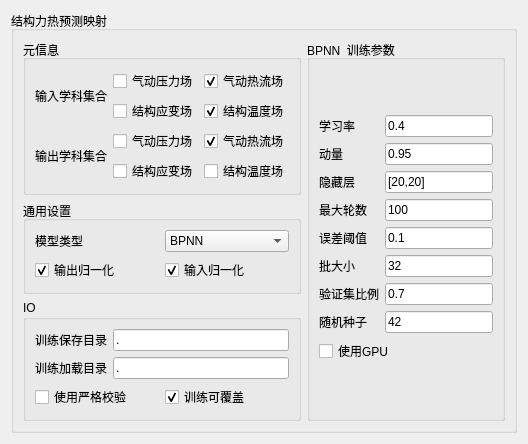
                 <widget class="QWidget" name="page_17">
                  <layout class="QGridLayout" name="gridLayout_42">
                   <item row="0" column="0">
                    <widget class="QGroupBox" name="groupBox_53">
                     <property name="title">
                      <string>结构力热预测映射</string>
                     </property>
                     <layout class="QGridLayout" name="gridLayout_28">
                      <item row="0" column="0">
                       <layout class="QVBoxLayout" name="verticalLayout_69">
                        <item>
                         <widget class="QGroupBox" name="groupBox_54">
                          <property name="title">
                           <string>元信息</string>
                          </property>
                          <layout class="QGridLayout" name="gridLayout_29">
                           <item row="0" column="0">
                            <widget class="QLabel" name="label_53">
                             <property name="text">
                              <string>输⼊学科集合</string>
                             </property>
                            </widget>
                           </item>
                           <item row="0" column="1">
                            <layout class="QHBoxLayout" name="horizontalLayout_69">
                             <item>
                              <layout class="QVBoxLayout" name="verticalLayout_70">
                               <item>
                                <widget class="QCheckBox" name="PIn_2">
                                 <property name="text">
                                  <string>⽓动压⼒场</string>
                                 </property>
                                </widget>
                               </item>
                               <item>
                                <widget class="QCheckBox" name="SIn_2">
                                 <property name="text">
                                  <string>结构应变场</string>
                                 </property>
                                </widget>
                               </item>
                              </layout>
                             </item>
                             <item>
                              <layout class="QVBoxLayout" name="verticalLayout_71">
                               <item>
                                <widget class="QCheckBox" name="KIn_2">
                                 <property name="text">
                                  <string>⽓动热流场</string>
                                 </property>
                                 <property name="checked">
                                  <bool>true</bool>
                                 </property>
                                </widget>
                               </item>
                               <item>
                                <widget class="QCheckBox" name="TIn_2">
                                 <property name="text">
                                  <string>结构温度场</string>
                                 </property>
                                 <property name="checked">
                                  <bool>true</bool>
                                 </property>
                                </widget>
                               </item>
                              </layout>
                             </item>
                            </layout>
                           </item>
                           <item row="1" column="0">
                            <widget class="QLabel" name="label_54">
                             <property name="text">
                              <string>输出学科集合</string>
                             </property>
                            </widget>
                           </item>
                           <item row="1" column="1">
                            <layout class="QHBoxLayout" name="horizontalLayout_70">
                             <item>
                              <layout class="QVBoxLayout" name="verticalLayout_72">
                               <item>
                                <widget class="QCheckBox" name="POut_2">
                                 <property name="text">
                                  <string>⽓动压⼒场</string>
                                 </property>
                                </widget>
                               </item>
                               <item>
                                <widget class="QCheckBox" name="SOut_2">
                                 <property name="text">
                                  <string>结构应变场</string>
                                 </property>
                                </widget>
                               </item>
                              </layout>
                             </item>
                             <item>
                              <layout class="QVBoxLayout" name="verticalLayout_73">
                               <item>
                                <widget class="QCheckBox" name="KOut_2">
                                 <property name="text">
                                  <string>⽓动热流场</string>
                                 </property>
                                 <property name="checked">
                                  <bool>true</bool>
                                 </property>
                                </widget>
                               </item>
                               <item>
                                <widget class="QCheckBox" name="TOut_2">
                                 <property name="text">
                                  <string>结构温度场</string>
                                 </property>
                                </widget>
                               </item>
                              </layout>
                             </item>
                            </layout>
                           </item>
                          </layout>
                         </widget>
                        </item>
                        <item>
                         <widget class="QGroupBox" name="groupBox_55">
                          <property name="title">
                           <string>通⽤设置</string>
                          </property>
                          <layout class="QGridLayout" name="gridLayout_30">
                           <item row="0" column="0">
                            <layout class="QHBoxLayout" name="horizontalLayout_71">
                             <item>
                              <widget class="QLabel" name="label_55">
                               <property name="text">
                                <string>模型类型</string>
                               </property>
                              </widget>
                             </item>
                             <item>
                              <widget class="QComboBox" name="comboBox_ForecastType_2">
                               <item>
                                <property name="text">
                                 <string>BPNN</string>
                                </property>
                               </item>
                              </widget>
                             </item>
                            </layout>
                           </item>
                           <item row="1" column="0">
                            <layout class="QHBoxLayout" name="horizontalLayout_72">
                             <item>
                              <widget class="QCheckBox" name="checkBox_ForecastOut_2">
                               <property name="text">
                                <string>输出归⼀化</string>
                               </property>
                               <property name="checked">
                                <bool>true</bool>
                               </property>
                              </widget>
                             </item>
                             <item>
                              <widget class="QCheckBox" name="checkBox_ForecastIn_2">
                               <property name="text">
                                <string>输⼊归⼀化</string>
                               </property>
                               <property name="checked">
                                <bool>true</bool>
                               </property>
                              </widget>
                             </item>
                            </layout>
                           </item>
                          </layout>
                         </widget>
                        </item>
                        <item>
                         <widget class="QGroupBox" name="groupBox_56">
                          <property name="title">
                           <string>IO</string>
                          </property>
                          <layout class="QGridLayout" name="gridLayout_31">
                           <item row="0" column="0">
                            <layout class="QGridLayout" name="gridLayout_32">
                             <item row="0" column="0">
                              <layout class="QGridLayout" name="gridLayout_33">
                               <item row="0" column="1">
                                <widget class="QLineEdit" name="lineEdit_Forecast_Savedir_2">
                                 <property name="text">
                                  <string>.</string>
                                 </property>
                                </widget>
                               </item>
                               <item row="1" column="0">
                                <widget class="QLabel" name="label_56">
                                 <property name="text">
                                  <string>训练加载⽬录</string>
                                 </property>
                                </widget>
                               </item>
                               <item row="0" column="0">
                                <widget class="QLabel" name="label_57">
                                 <property name="text">
                                  <string>训练保存⽬录</string>
                                 </property>
                                </widget>
                               </item>
                               <item row="1" column="1">
                                <widget class="QLineEdit" name="lineEdit_Forecast_Loaddir_2">
                                 <property name="text">
                                  <string>.</string>
                                 </property>
                                </widget>
                               </item>
                              </layout>
                             </item>
                             <item row="1" column="0">
                              <layout class="QHBoxLayout" name="horizontalLayout_73">
                               <item>
                                <widget class="QCheckBox" name="checkBox_IOForecastVerify_2">
                                 <property name="text">
                                  <string>使⽤严格校验</string>
                                 </property>
                                 <property name="checked">
                                  <bool>false</bool>
                                 </property>
                                </widget>
                               </item>
                               <item>
                                <widget class="QCheckBox" name="checkBox_IOForecastCover_2">
                                 <property name="text">
                                  <string>训练可覆盖</string>
                                 </property>
                                 <property name="checked">
                                  <bool>true</bool>
                                 </property>
                                </widget>
                               </item>
                              </layout>
                             </item>
                            </layout>
                           </item>
                          </layout>
                         </widget>
                        </item>
                       </layout>
                      </item>
                      <item row="0" column="1">
                       <widget class="QGroupBox" name="groupBox_57">
                        <property name="title">
                         <string>BPNN  训练参数</string>
                        </property>
                        <layout class="QGridLayout" name="gridLayout_34">
                         <item row="0" column="0">
                          <layout class="QVBoxLayout" name="verticalLayout_74">
                           <item>
                            <layout class="QHBoxLayout" name="horizontalLayout_74">
                             <item>
                              <layout class="QVBoxLayout" name="verticalLayout_75">
                               <item>
                                <widget class="QLabel" name="label_58">
                                 <property name="text">
                                  <string>学习率</string>
                                 </property>
                                </widget>
                               </item>
                               <item>
                                <widget class="QLabel" name="label_59">
                                 <property name="text">
                                  <string>动量</string>
                                 </property>
                                </widget>
                               </item>
                               <item>
                                <widget class="QLabel" name="label_60">
                                 <property name="text">
                                  <string>隐藏层</string>
                                 </property>
                                </widget>
                               </item>
                               <item>
                                <widget class="QLabel" name="label_61">
                                 <property name="text">
                                  <string>最⼤轮数</string>
                                 </property>
                                </widget>
                               </item>
                               <item>
                                <widget class="QLabel" name="label_62">
                                 <property name="text">
                                  <string>误差阈值</string>
                                 </property>
                                </widget>
                               </item>
                               <item>
                                <widget class="QLabel" name="label_63">
                                 <property name="text">
                                  <string>批⼤⼩</string>
                                 </property>
                                </widget>
                               </item>
                               <item>
                                <widget class="QLabel" name="label_64">
                                 <property name="text">
                                  <string>验证集⽐例</string>
                                 </property>
                                </widget>
                               </item>
                               <item>
                                <widget class="QLabel" name="label_65">
                                 <property name="text">
                                  <string>随机种⼦</string>
                                 </property>
                                </widget>
                               </item>
                              </layout>
                             </item>
                             <item>
                              <layout class="QVBoxLayout" name="verticalLayout_76">
                               <item>
                                <widget class="QLineEdit" name="lineEdit_BPNNForecast_9">
                                 <property name="text">
                                  <string>0.4</string>
                                 </property>
                                </widget>
                               </item>
                               <item>
                                <widget class="QLineEdit" name="lineEdit_BPNNForecast_10">
                                 <property name="text">
                                  <string>0.95</string>
                                 </property>
                                </widget>
                               </item>
                               <item>
                                <widget class="QLineEdit" name="lineEdit_BPNNForecast_11">
                                 <property name="text">
                                  <string>[20,20]</string>
                                 </property>
                                </widget>
                               </item>
                               <item>
                                <widget class="QLineEdit" name="lineEdit_BPNNForecast_12">
                                 <property name="text">
                                  <string>100</string>
                                 </property>
                                </widget>
                               </item>
                               <item>
                                <widget class="QLineEdit" name="lineEdit_BPNNForecast_13">
                                 <property name="text">
                                  <string>0.1</string>
                                 </property>
                                </widget>
                               </item>
                               <item>
                                <widget class="QLineEdit" name="lineEdit_BPNNForecast_14">
                                 <property name="text">
                                  <string>32</string>
                                 </property>
                                </widget>
                               </item>
                               <item>
                                <widget class="QLineEdit" name="lineEdit_BPNNForecast_15">
                                 <property name="text">
                                  <string>0.7</string>
                                 </property>
                                </widget>
                               </item>
                               <item>
                                <widget class="QLineEdit" name="lineEdit_BPNNForecast_16">
                                 <property name="text">
                                  <string>42</string>
                                 </property>
                                </widget>
                               </item>
                              </layout>
                             </item>
                            </layout>
                           </item>
                           <item>
                            <widget class="QCheckBox" name="checkBox_BPNNForecastGpu_2">
                             <property name="text">
                              <string>使⽤GPU</string>
                             </property>
                             <property name="checked">
                              <bool>false</bool>
                             </property>
                            </widget>
                           </item>
                          </layout>
                         </item>
                        </layout>
                       </widget>
                      </item>
                     </layout>
                    </widget>
                   </item>
                  </layout>
                 </widget>
